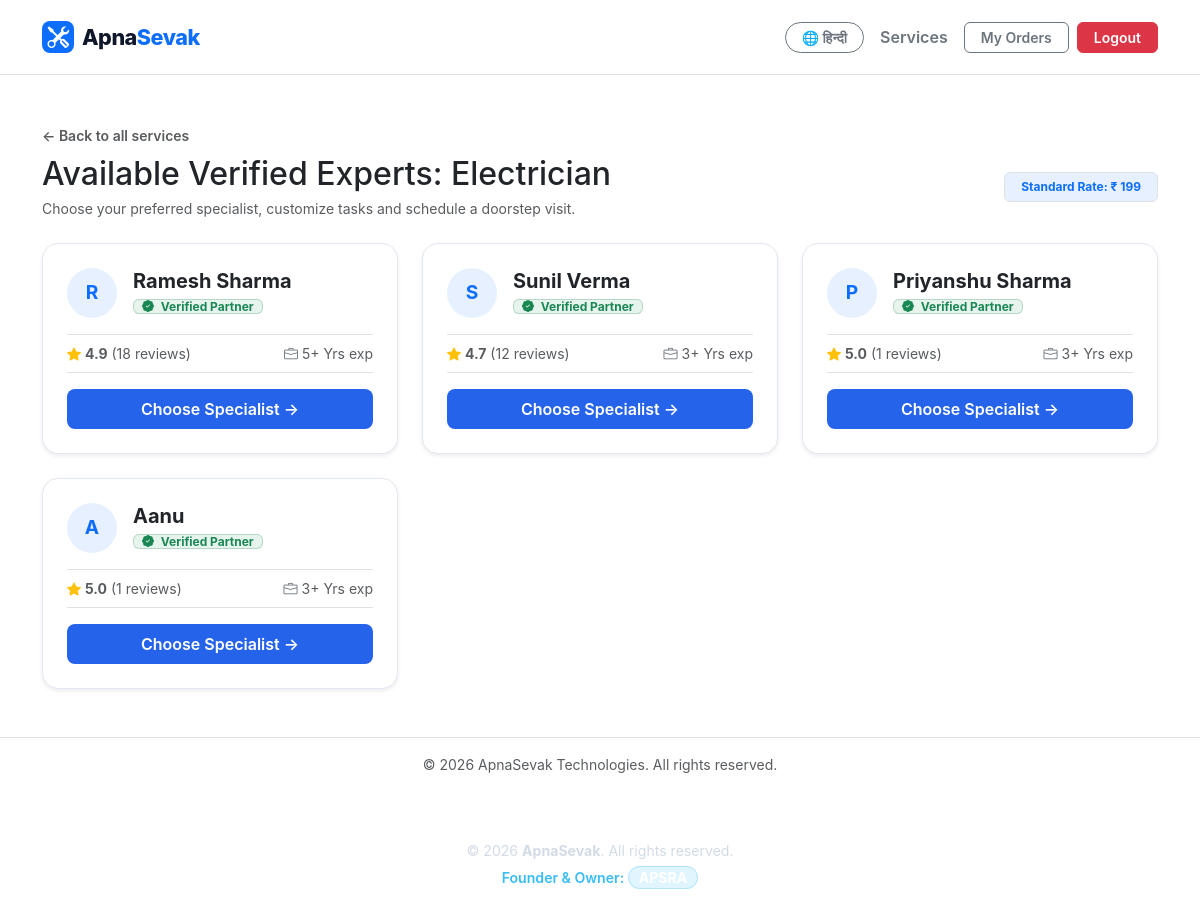
/service/electrician/providers (signed in), run on the app's committed database.
### app.py (models this page shows)
class User(db.Model):
    id = db.Column(db.Integer, primary_key=True)
    name = db.Column(db.String(100), nullable=False)
    phone = db.Column(db.String(15), nullable=False)
    email = db.Column(db.String(100), unique=True, nullable=False)
    role = db.Column(db.String(20), nullable=False)  # 'customer', 'provider', 'admin'
    skill_key = db.Column(db.String(50), nullable=True)
    rating = db.Column(db.String(10), default="5.0")
    rating_count = db.Column(db.Integer, default=1)
    experience = db.Column(db.String(20), default="3+ Yrs")
    password = db.Column(db.String(200), nullable=False)
    qr_code = db.Column(db.String(255), nullable=True, default="default_qr.png")
    bookings = db.relationship("Booking", backref="customer", foreign_keys="Booking.user_id", lazy=True)
    reviews_received = db.relationship("Review", backref="provider", foreign_keys="Review.provider_id", lazy=True)

### app.py (the view, shortened to what this page needs)
@app.route("/service/<service_key>/providers")
def service_providers(service_key):
    if "user_id" not in session:
        return redirect(url_for("gateway"))
    if session.get("user_role") in ["provider", "admin"]:
        return redirect(url_for("dashboard"))
    lang = session.get("lang", "en")
    all_localized = get_localized_services(lang)
    custom_svcs = Service.query.all()
    matching_custom = [
        cs for cs in custom_svcs
        if cs.category.lower().replace(" ", "_") == service_key or str(cs.id) == service_key
    ]
    sevaks = []
    service_obj = None
    if not service_obj:
        service_obj = next((s for s in all_localized if s["key"] == service_key), None)
        if service_obj:
            sevaks = User.query.filter_by(role="provider", skill_key=service_key).all()
    return render_template("sevak_list.html", service=service_obj, sevaks=sevaks, service_key=service_key)

### app.py (called while the page is built)
@app.context_processor
def inject_lang():
    lang = session.get("lang", "en")
    return {"t": TRANSLATIONS.get(lang, TRANSLATIONS["en"]), "current_lang": lang}

def get_localized_services(lang):
    localized = []
    for s in SERVICES_CATALOG:
        info = s.get(lang, s["en"])
        localized.append({
            "id": None,
            "key": s["key"],
            "title": info["title"],
            "category": info["category"],
            "desc": info["desc"],
            "price": s["price"],
            "tasks": info["tasks"]
        })
    return localized

### templates/sevak_list.html (shortened to what this page needs)
{% extends "base.html" %}
{% block content %}
<div class="container py-5">
    <div class="mb-4">
        <a href="/home" class="text-decoration-none text-muted small fw-semibold">
            &larr; {% if current_lang == 'hi' %}सभी सेवाओं पर वापस जाएं{% else %}Back to all services{% endif %}
        </a>
        <div class="d-flex align-items-center justify-content-between mt-2 flex-wrap gap-2">
            <div>
                <h2 class="fw-extrabold text-dark mb-1">
                    {% if current_lang == 'hi' %}
                        उपलब्ध कुशल विशेषज्ञ: {{ service.title }}
                    {% else %}
                        Available Verified Experts: {{ service.title }}
                    {% endif %}
                </h2>
                <p class="text-muted small mb-0">
                    {% if current_lang == 'hi' %}
                        अपने पसंदीदा प्रमाणित सेवक का चयन करें एवं समय निर्धारित करें।
                    {% else %}
                        Choose your preferred specialist, customize tasks and schedule a doorstep visit.
                    {% endif %}
                </p>
            </div>
            <span class="badge bg-primary bg-opacity-10 text-primary border px-3 py-2 fw-bold">
                {% if current_lang == 'hi' %}मानक दर: {{ service.price }}{% else %}Standard Rate: {{ service.price }}{% endif %}
            </span>
        </div>
    </div>
    <div class="row g-4">
        {% for sevak in sevaks %}
        <div class="col-md-6 col-lg-4">
            <div class="card h-100 border-0 shadow-sm rounded-4 p-4 bg-white" style="border: 1px solid #e2e8f0 !important;">
                <div class="d-flex align-items-center gap-3 mb-3">
                    <div class="rounded-circle bg-primary bg-opacity-10 text-primary fw-bold d-flex align-items-center justify-content-center" style="width: 50px; height: 50px; font-size: 1.2rem;">
                        {{ sevak.name[0] }}
                    </div>
                    <div>
                        <h5 class="fw-bold text-dark mb-0">{{ sevak.name }}</h5>
                        <span class="badge bg-success bg-opacity-10 text-success border border-success border-opacity-25 px-2 py-0 small">
                            <i class="bi bi-patch-check-fill me-1"></i>
                            {% if current_lang == 'hi' %}प्रमाणित सेवक{% else %}Verified Partner{% endif %}
                        </span>
                    </div>
                </div>
                <div class="d-flex justify-content-between py-2 border-top border-bottom mb-3 text-muted small">
                    <span>
                        <i class="bi bi-star-fill text-warning"></i>
                        <strong>{{ sevak.rating }}</strong>
                        ({% if current_lang == 'hi' %}{{ sevak.rating_count }} समीक्षाएं{% else %}{{ sevak.rating_count }} reviews{% endif %})
                    </span>
                    <span>
                        <i class="bi bi-briefcase text-secondary"></i>
                        {% if current_lang == 'hi' %}{{ sevak.experience }} अनुभव{% else %}{{ sevak.experience }} exp{% endif %}
                    </span>
                </div>
                <button type="button" class="btn btn-custom-primary w-100 fw-semibold py-2" data-bs-toggle="modal" data-bs-target="#bookModal{{ sevak.id }}">
                    {% if current_lang == 'hi' %}सेवक का चयन करें &rarr;{% else %}Choose Specialist &rarr;{% endif %}
                </button>
            </div>
        </div>
        {% endfor %}
    </div>
</div>
{% endblock %}

### templates/base.html (style rules this page uses)
:root { --primary-brand: #2563eb; --primary-hover: #1d4ed8; --dark-text: #0f172a; --border-subtle: #e2e8f0; }
body { font-family: -apple-system, BlinkMacSystemFont, "Segoe UI", Roboto, Helvetica, Arial, sans-serif; margin: 0; padding: 0; }
.btn-custom-primary { background-color: var(--primary-brand); color: #ffffff; border: none; border-radius: 8px; padding: 8px 18px; transition: all 0.2s ease; }

### data on the page
User: name "R", name "Ramesh Sharma", rating "4.9", rating_count "18", experience "5+ Yrs"
User: name "S", name "Sunil Verma", rating "4.7", rating_count "12", experience "3+ Yrs"
User: name "P", name "Priyanshu Sharma", rating "5.0", rating_count "1", experience "3+ Yrs"
User: name "A", name "Aanu", rating "5.0", rating_count "1", experience "3+ Yrs"

### other printed values
{{ t.switch_lang }} "हिन्दी"
{{ t.services }} "Services"
{{ t.orders }} "My Orders"
{{ t.logout }} "Logout"
{{ service.title }} "Electrician"
{{ service.price }} "₹ 199"
